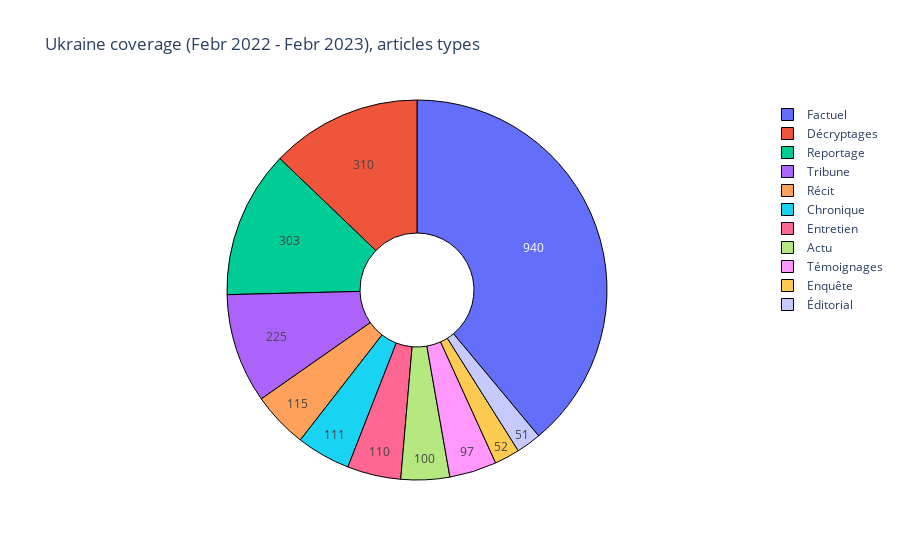

Source (notebook cell):
### Code cell
# stylize it a bit
editorial_share = editorial_share.filter(pl.col('count') >= 40)
labels = editorial_share.to_pandas()['article_type']
values = editorial_share.to_pandas()['count']
fig = go.Figure(data=[go.Pie(labels=labels, values=values)])
fig.update_traces(hoverinfo='label+percent+name', textinfo='value', textfont_size=12, hole = .3,
                  marker=dict(line=dict(color='#000000', width=1)))
fig.update_layout(title_text= 'Ukraine coverage (Febr 2022 - Febr 2023), articles types', height=400)
fig.show()

### Figure 1 — Plotly figure (JSON) as saved in the notebook; plotly's stock layout.template omitted (floating-point values rounded to 4 significant figures)
{"data": [{"hole": 0.3, "hoverinfo": "label+percent+name", "labels": ["Actu", "Éditorial", "Reportage", "Récit", "Tribune", "Entretien", "Factuel", "Décryptages", "Chronique", "Témoignages", "Enquête"], "marker": {"line": {"color": "#000000", "width": 1}}, "textfont": {"size": 12}, "textinfo": "value", "type": "pie", "values": [100, 51, 303, 115, 225, 110, 940, 310, 111, 97, 52]}], "layout": {"autosize": true, "title": {"text": "Ukraine coverage (Febr 2022 - Febr 2023), articles types"}}}
